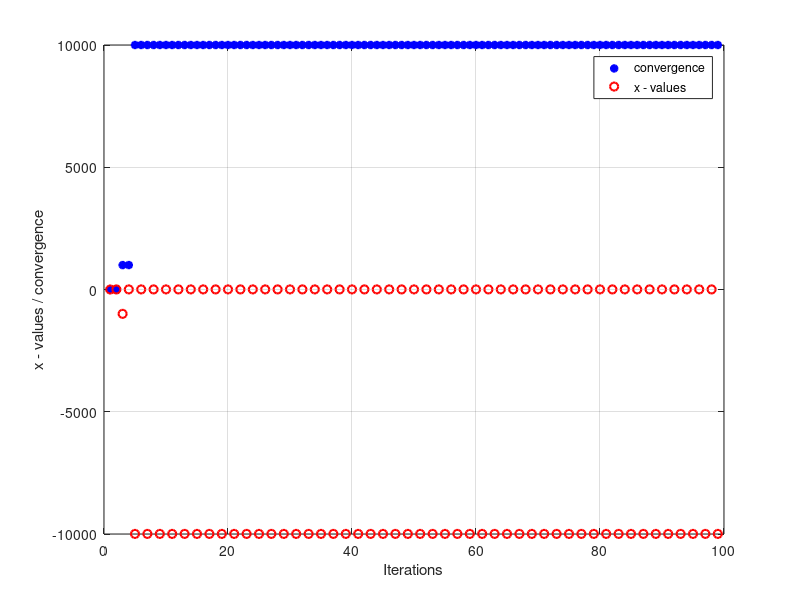

Reproduce this figure in MATLAB.
% Fixed Point Iteration

f = @(x) (log(4 - x) / log(10)); % convergent
g = @(x) (10^x + (2 * x) - 4); % divergent
h = @(x) (4 - 10^x); % no solution

x = 0;
tol = 10^-5;
lim = 100;
i = 1;
del = 1;

figure("Name", "x values and Iterations");

while del > tol && i < lim
  
  xn = h(x);
  
  plot(i, del, 'b*', "LineWidth", 2);
  hold on
  plot(i, x, 'ro', "LineWidth", 1.5);
  xlabel("Iterations");
  ylabel("x - values / convergence");
  legend("convergence", "x - values");
  grid on;
  
  del = abs(xn - x);
  x = xn;

  i = i + 1;
  
end

hold off
